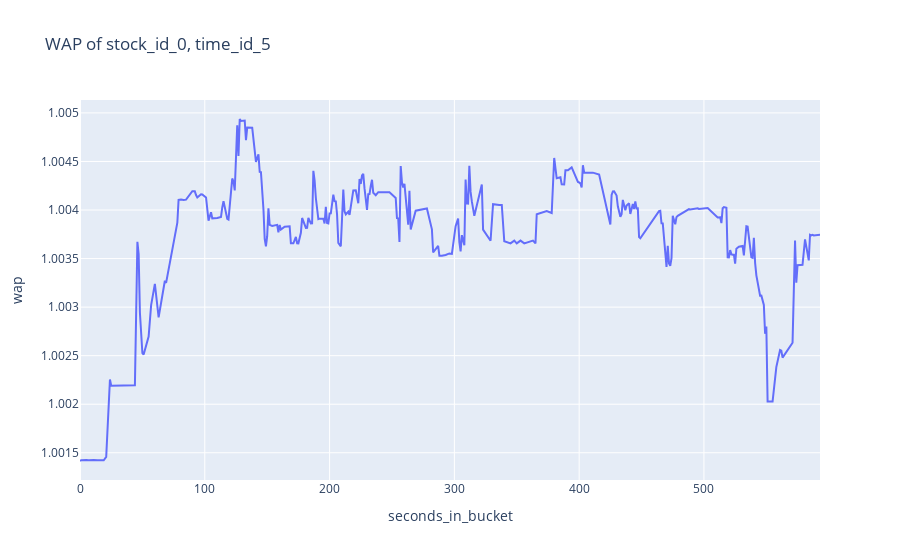

Notebook source saved alongside this figure:
### Markdown cell above
The WAP of the stock is plotted below

### Code cell
fig = px.line(book_example, x="seconds_in_bucket", y="wap", title='WAP of stock_id_0, time_id_5')
fig.show()

### Figure 1 — Plotly figure (JSON) as saved in the notebook; plotly's stock layout.template omitted (floating-point values rounded to 4 significant figures; data arrays with more than 128 entries replaced by an {"elided": "..."} marker saying what was removed)
{"data": [{"hovertemplate": "seconds_in_bucket=%{x}<br>wap=%{y}<extra></extra>", "legendgroup": "", "line": {"color": "#636efa", "dash": "solid"}, "mode": "lines", "name": "", "orientation": "v", "showlegend": false, "type": "scatter", "x": {"elided": "302 int values"}, "xaxis": "x", "y": {"elided": "302 float values"}, "yaxis": "y"}], "layout": {"legend": {"tracegroupgap": 0}, "title": {"text": "WAP of stock_id_0, time_id_5"}, "xaxis": {"anchor": "y", "domain": [0, 1], "title": {"text": "seconds_in_bucket"}}, "yaxis": {"anchor": "x", "domain": [0, 1], "title": {"text": "wap"}}}}
